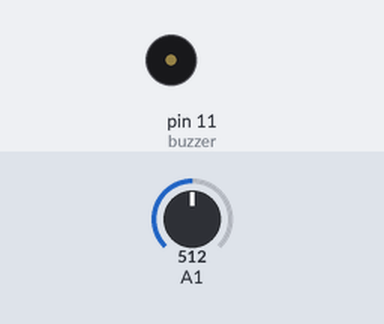
The sketch below on a simulated Arduino Uno, built with avr-gcc and run on an emulated ATmega328P. Shown: buzzer (waves = sounding). The test bench sets the inputs (shaded band); at power-on: A1 = 512.

Above: at 2.8 s.
2.9 s: A1 set to 987
4.4 s: A1 set to 1017
At 6.3 s:
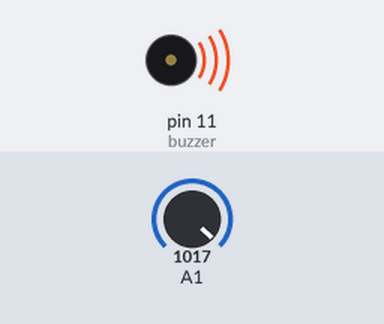
Timing chart, 0 to 20.2 s (numbered marks = the images above; inputs shaded):
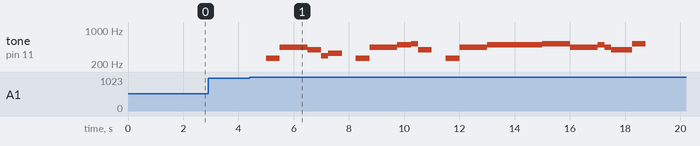

Measured:
- the behaviour switches between 1000 and 1001 on A1 (found by bisection; images 0 and 1)
- after the input at 2.9 s, every drawn part: stays the same
- after the input at 4.4 s, tone on pin 11 (buzzer): plays 262 Hz for 0.50 s, 440 Hz for 1.0 s, 392 Hz for 0.50 s, 294 Hz for 0.25 s, 330 Hz for 0.50 s, 262 Hz for 0.50 s … (19 notes in this stretch), starting after 0.60 s

The sketch:

sketch_sep10b.ino
```cpp
//音階頻率
int freq[] = {262,294,330,349,392,440,494,523,0};
//輸入歌曲音調
int melody[] = {1,6,6,6,5,2,3,9,1,6,6,6,7,8,5,9,1,6,6,7,7,7,7,8,6,6,6,6,7,6,5,5,8};
//輸入節拍
int beat[] = {2,2,1,1,2,1,2,2,2,2,1,1,2,1,2,2,2,2,2,2,2,2,2,4,1,1,1,1,1,1,1,2,2};

const int buzzer = 11;
void setup()
{
    // 設定 A0 輸入
    pinMode(A2, INPUT);
    pinMode(buzzer, OUTPUT);
}

void loop()
{
    // 讀值
    delay(1000);
    int sensorValue = analogRead(A1);
    if(sensorValue>1000)
    {
       for(int i = 0 ; i < 33; i++){
          tone(buzzer, freq[melody[i]-1]);
          delay(beat[i]*250);
        noTone(buzzer);
        delay(0);
        }
        delay(60000);
    }
    noTone(buzzer);

    /*
    if(val == LOW)
    {

      Serial.println("LOW");
    } else
    {
      Serial.println(val );
    }*/


}
```
